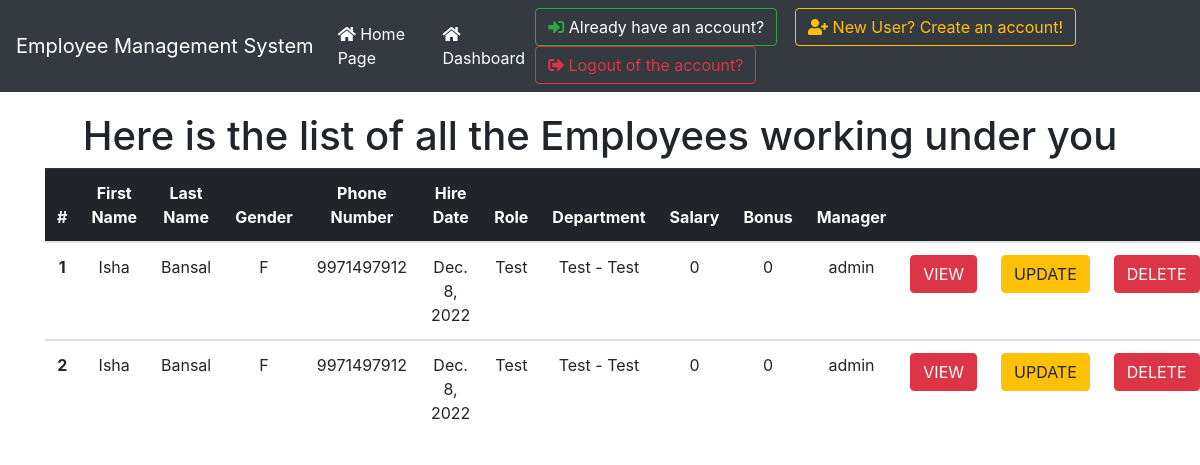
/allEmp (signed in), run on an earlier commit of the app's database.
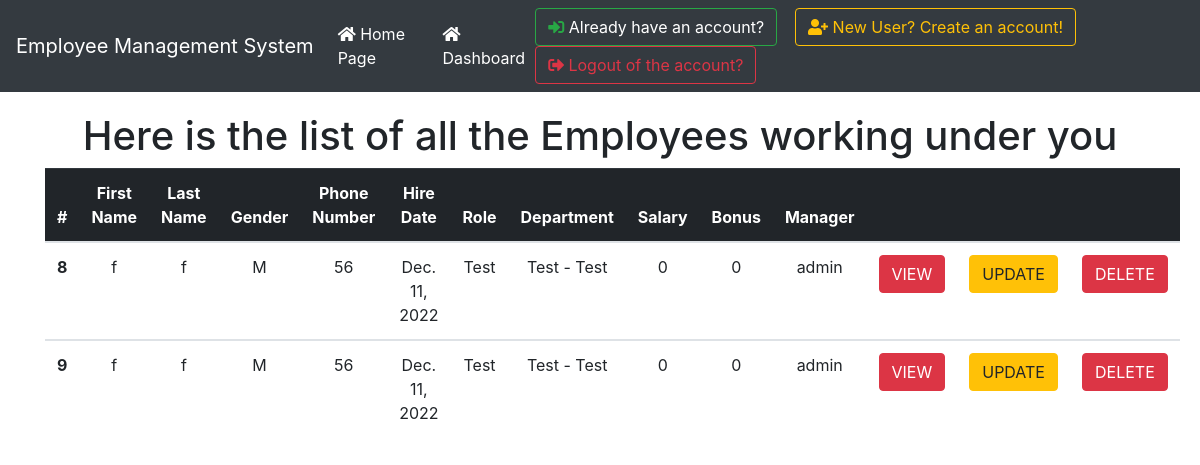
And on a later commit of the database.
### emp_app/models.py (models this page shows, shortened)
class Employee(models.Model):
    GENDER = (("F", "Female"), ("M", "Male"), ("U", "Undisclosed"))
    first_name = models.CharField(max_length=256)
    last_name = models.CharField(max_length=256, blank=True)
    gender = models.CharField(choices=GENDER, max_length=1)
    department = models.ForeignKey(Department, on_delete=models.CASCADE)
    salary = models.IntegerField(default=0)
    bonus = models.IntegerField(default=0)
    role = models.ForeignKey(Role, on_delete=models.CASCADE)
    phoneNo = models.CharField(max_length=10)
    hire_date = models.DateField()
    employer = models.ForeignKey(
        settings.AUTH_USER_MODEL, on_delete=models.CASCADE)

class Role(models.Model):
    name = models.CharField(max_length=256)
    def __str__(self):
        return self.name

class Department(models.Model):
    name = models.CharField(max_length=256)
    location = models.CharField(max_length=256)
    def __str__(self):
        return self.name + " - " + self.location

### emp_app/views.py (the view)
# urls.py: path('allEmp', views.allEmp.as_view(), name='allEmp'),
class allEmp(LoginRequiredMixin, ListView):
    model = models.Employee
    template_name = 'emp_app/allEmp.html'
    context_object_name = 'allEmpList'

### templates/emp_app/allEmp.html
{% extends 'index.html' %} {% block content %}
<div class="container" style="text-align: center; margin-top: 20px;">
    <h1>Here is the list of all the Employees working under you</h1>
    <table class="table">
        <thead class="table-dark ">
            <tr>
                <th scope="col">#</th>
                <th scope="col">First Name</th>
                <th scope="col">Last Name</th>
                <th scope="col">Gender</th>
                <th scope="col">Phone Number</th>
                <th scope="col">Hire Date</th>
                <th scope="col">Role</th>
                <th scope="col">Department</th>
                <th scope="col">Salary</th>
                <th scope="col">Bonus</th>
                <th scope="col">Manager</th>
                <th scope="col"></th>
                <th scope="col"></th>
                <th scope="col"></th>
            </tr>
        </thead>
        {%for e in allEmpList%}
        <tbody>
            <tr>
                <th scope="row">{{e.id}}</th>
                <td>{{e.first_name}}</td>
                <td>{{e.last_name}}</td>
                <td>{{e.gender}}</td>
                <td>{{e.phoneNo}}</td>
                <td>{{e.hire_date}}</td>
                <td>{{e.role}}</td>
                <td>{{e.department}}</td>
                <td>{{e.salary}}</td>
                <td>{{e.bonus}}</td>
                <td>{{e.employer}}</td>
                <td><a type="button" href="{% url 'viewEmp' e.pk %}" class="btn btn-danger">VIEW</a></td>
                <td><a type="button" class="btn btn-warning" href="{% url 'updEmp' e.pk %}">UPDATE</a>
                </td>
                <td><a type="button" href="{% url 'delEmp' e.pk %}" class="btn btn-danger">DELETE</a></td>
            </tr>
        </tbody>{%endfor%}
    </table>
</div>
{%endblock%}

### templates/index.html (shortened to what this page needs)
{% load static %}
<!DOCTYPE html>
<html lang="en">
  <head>
    <link
      rel="stylesheet"
      href="https://cdn.jsdelivr.net/npm/bootstrap@4.0.0/dist/css/bootstrap.min.css"
    />
    <link
      rel="stylesheet"
      href="https://use.fontawesome.com/releases/v5.7.0/css/all.css"
    />
  </head>
  <body>
    {% include 'navBar.html'%} {%block content%}{%endblock%}
  </body>
</html>

### templates/navBar.html (shortened to what this page needs)
<nav class="navbar navbar-expand-lg navbar-dark bg-dark">
  <a class="navbar-brand" href="{% url 'home' %}">Employee Management System</a>
  <div class="collapse navbar-collapse" id="navbarSupportedContent">
    <ul class="navbar-nav mr-auto">
      <li class="nav-item active">
        <a class="nav-link" href="{% url 'home' %}"><i class="fa fa-home"></i> Home Page</a>
      </li>
      <li class="nav-item active">
        <a class="nav-link" href="{% url 'dashboard' %}"><i class="fa fa-home"></i> Dashboard</a>
      </li>
    </ul>
    <form class="form-inline my-2 my-lg-0">
      <button class="btn btn-outline-success my-2 my-sm-0">
        <i class="fas fa-sign-in-alt"></i> <a href="{% url 'login' %}"
          style="text-decoration: none; color: white;">Already
          have an
          account?</a></button>&nbsp;&nbsp;&nbsp;&nbsp;
      <a class="btn btn-outline-warning my-2 my-sm-0" href="{% url 'register' %}" type="button">
        <i class="fas fa-user-plus"></i> New User? Create an account!</a>&nbsp;&nbsp;&nbsp;&nbsp;
      <a type="button" class="btn btn-outline-danger my-2 my-sm-0" href="{% url 'logout' %}">
        <i class="fas fa-sign-out-alt"></i>
        Logout of the account?
      </a>
    </form>
  </div>
</nav>

What changed in the data, as far as the page shows it:
removed Employee: id "1", first_name "Isha", last_name "Bansal", gender "F", phoneNo "9971497912", hire_date "Dec. 8, 2022", role "Test", department "Test - Test", salary "0", bonus "0", employer "admin"
removed Employee: id "2", first_name "Isha", last_name "Bansal", gender "F", phoneNo "9971497912", hire_date "Dec. 8, 2022", role "Test", department "Test - Test", salary "0", bonus "0", employer "admin"
added Employee: id "8", first_name "f", last_name "f", gender "M", phoneNo "56", hire_date "Dec. 11, 2022", role "Test", department "Test - Test", salary "0", bonus "0", employer "admin"
added Employee: id "9", first_name "f", last_name "f", gender "M", phoneNo "56", hire_date "Dec. 11, 2022", role "Test", department "Test - Test", salary "0", bonus "0", employer "admin"
